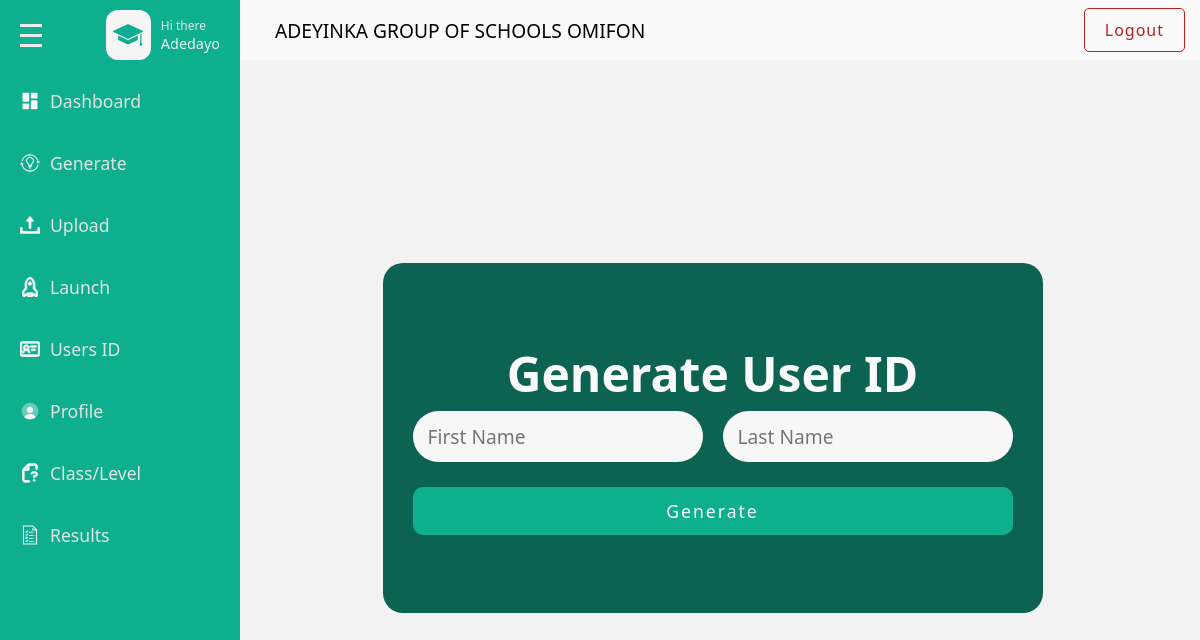
/admins/userid (signed in), run on the app's committed database.
### base/models.py (models this page shows, shortened)
class Userprofile(models.Model):
    user = models.ForeignKey(User, on_delete=models.CASCADE)
    subject = models.ForeignKey(Subject, null=True, blank=True, on_delete=models.SET_NULL)
    number_of_questions = models.IntegerField(null=True, blank=True)

class User(AbstractUser):
    school_name = models.CharField(max_length=500, null=True,blank=True)
    recovery_code = models.CharField(max_length=100, null=True)
    session_id = models.UUIDField(default=None, null=True, blank=True)
    is_online = models.BooleanField(default=False)

class Name_School(models.Model):
    school = models.CharField(max_length=345)

### admins/views.py (the view)
# urls.py: path('userid',views.userid,name= "userid"),
@login_required(login_url='admins:login')
def userid(request):
    error_message = None
    userprofile = get_object_or_404(Userprofile, user=request.user)
    if request.method == "POST":
        username = request.POST.get('username')
        last_name = request.POST.get('last_name')
        if User.objects.filter(username=username).exists():
            messages.error(request, 'This UserID has already been generated before, please try another name.')
            return redirect("admins:userid")
        try:
            with transaction.atomic():
                user, created = User.objects.get_or_create(username=username, last_name=last_name)
                if created:
                    user.set_password(User.objects.make_random_password())
                    user.save()
                unique_id = generate_random_id().upper()
                while UserID.objects.filter(generated_id__iexact=unique_id).exists():
                    unique_id = generate_random_id().upper()
                user_id, created = UserID.objects.get_or_create(user=user)
                user_id.generated_id = unique_id
                user_id.save()
                return redirect('admins:user')
        except IntegrityError:
            error_message = "There was an error creating the user. Please try again."
        except Exception as e:
            error_message = f"An unexpected error occurred: {str(e)}"
    else:
        school_name = get_object_or_404(Name_School)
        context = {
            'school_name': school_name,
            'error_message': error_message,
            'userprofile': userprofile
        }
    return render(request, 'admins/userid.html', context)

### base/templates/admins/userid.html (shortened to what this page needs)
{% load static %}
<!DOCTYPE html>
<html lang="en">
<head>
    <link rel = "stylesheet" href = "{% static 'css/style.css' %}"/>
</head>
<body>
    <div class = "page">
        <div class = "wrapper">
            <div class = "main-sidebar">
                <div class = "menu">
                    <div class= "menu-head flex-between">
                        <div class="hamburger flex-column">
                            <span></span>
                            <span></span>
                            <span></span>
                        </div>
                        <div class = "menu-head-content flex gp-10">
                            <div class = "scholar-icon-div flex-center">
                                <!DOCTYPE svg PUBLIC "-//W3C//DTD SVG 1.1//EN" "http://www.w3.org/Graphics/SVG/1.1/DTD/svg11.dtd">
                            </div>
                            <div class = "text-content-div flex-column">
                                <span class = "sub-text">Hi there</span>
                                <span class = "text">{{userprofile.user.username}}</span>
                            </div>
                        </div>
                    </div>
                    <div class= "menu-content flex-column ">
                        <a href = "{% url 'admins:dashboard' %}" class = "menu-item">
                            <div class="menu-wrapper flex gp-10">
                                <!DOCTYPE svg PUBLIC "-//W3C//DTD SVG 1.1//EN" "http://www.w3.org/Graphics/SVG/1.1/DTD/svg11.dtd">
                                <span>Dashboard</span>
                            </div>
                        </a>
                        <a href = "{% url 'admins:userid' %}" class = "generate menu-item">
                            <div class="menu-wrapper flex gp-10">
                                <!DOCTYPE svg PUBLIC "-//W3C//DTD SVG 1.1//EN" "http://www.w3.org/Graphics/SVG/1.1/DTD/svg11.dtd">
                                <span>Generate</span>
                            </div>
                        </a>
                        <a href = "{% url 'admins:upload' %}" class = "menu-item">
                            <div class="menu-wrapper flex gp-10">
                                <!DOCTYPE svg PUBLIC "-//W3C//DTD SVG 1.1//EN" "http://www.w3.org/Graphics/SVG/1.1/DTD/svg11.dtd">
                                <span>Upload</span>
                            </div>
                        </a>
                        <a href = "" class = "menu-item">
                            <div class="menu-wrapper flex gp-10">
                                <!DOCTYPE svg PUBLIC "-//W3C//DTD SVG 1.1//EN" "http://www.w3.org/Graphics/SVG/1.1/DTD/svg11.dtd">
                                <span>Launch</span>
                            </div>
                        </a>
                        <a href = "{% url 'admins:user' %}" class = "menu-item">
                            <div class="menu-wrapper flex gp-10">
                                <!DOCTYPE svg PUBLIC "-//W3C//DTD SVG 1.1//EN" "http://www.w3.org/Graphics/SVG/1.1/DTD/svg11.dtd">
                                <span>Users ID</span>
                            </div>
                        </a>
                        <a href = "{% url 'admins:profile' %}" class = "menu-item">
                            <div class="menu-wrapper flex gp-10">
                                <!DOCTYPE svg PUBLIC "-//W3C//DTD SVG 1.1//EN" "http://www.w3.org/Graphics/SVG/1.1/DTD/svg11.dtd">
                                <span>Profile</span>
                            </div>
                        </a>
                        <a href = "{% url 'admins:question' %}" class = "menu-item">
                            <div class="menu-wrapper flex gp-10">
                                <!DOCTYPE svg PUBLIC "-//W3C//DTD SVG 1.1//EN" "http://www.w3.org/Graphics/SVG/1.1/DTD/svg11.dtd">
                                <span>Class/Level</span>
                            </div>
                        </a>
                        <a href = "{% url 'admins:result' %}" class = "menu-item">
                            <div class="menu-wrapper flex gp-10">
                                <!DOCTYPE svg PUBLIC "-//W3C//DTD SVG 1.1//EN" "http://www.w3.org/Graphics/SVG/1.1/DTD/svg11.dtd">
                                <span>Results</span>
                            </div>
                        </a>
                                <!DOCTYPE svg PUBLIC "-//W3C//DTD SVG 1.1//EN" "http://www.w3.org/Graphics/SVG/1.1/DTD/svg11.dtd">
                    </div>
                </div>
            </div>
            <div class = "main-content">
                <div class="main-content-header flex-between">
                    <span>{{school_name.school}}</span>
                    <a class = "logout-link" href="{% url 'admins:logout' %}">Logout</a>
                </div>
                <div class = "main-content-items-wrapper user_id-main flex-column">
                    <form class = "user_id-form flex-column" method="post">
                        <h1 class = "user_id-head">Generate User ID</h1>
                        <div class="user_id-name-input-div flex-between">
                            <input required type = "text" placeholder="First Name" name = "username"class = "user_id-input"/>
                            <input required type = "text" placeholder="Last Name" name = "last_name"class = "user_id-input"/>
                        </div>
                        <button class = "user_id-submit-btn" type="submit"><span>Generate</span></button>
                    </form>
                </div>
            </div>
        </div>
    </div>
</body>
</html>

### base/static/css/style.css (style rules this page uses)
* { box-sizing: border-box; }
:root { --page-clr : #9ddcd1; --main-sidebar-clr : hsl(168, 85%, 37%); --main-sb-hv-clr : hsl(168, 77%, 22%); --head-text-clr : hsl(168, 49%, 59%); --q-selected-btn-clr : hsl(166, 78%, 37%); --block-clr : hsl(0, 0%, 98%); --variant-clr : hsl(189, 56%, 34%); --darker-variant-clr : hsl(189.71deg 55.9% 27.77%); --border-rd: 10px; --border-rd-in: 50px; --font-family : system-ui, -apple-system, BlinkMacSystemFont, 'Segoe UI', Roboto, Oxygen, Ubuntu, Cantarell, 'Open Sans', 'Helvetica Neue', sans-serif; }
body { margin: 0; padding: 0; font-family: var(--font-family); }
button, input, select, textarea { border : none; outline : 1px solid transparent; font-family: var(--font-family); }
button { cursor: pointer; }
h1,h2,h3,h4,p { margin :5px 0; }
a { text-decoration: none; color : black; }
svg { width : 20px; height : 20px; }
.flex { display: flex; align-items: center; }
.flex-center { display: flex; align-items: center; justify-content: center; }
.flex-column { display: flex; flex-direction: column; justify-content: center; }
.flex-between { display: flex; justify-content: space-between; }
.gp-10 { gap : 10px; }
.page { background-color: var(--page-clr); min-height : 100vh; }
.wrapper { display : flex; min-height : 100vh; }
.main-sidebar { min-width: 230px; width: 20%; height: 100vh; background-color: var(--main-sidebar-clr); position: sticky; left: 0; top: 0; z-index: 99; padding-top: 10px; }
.main-content { width : 80%; background-color: hsl(0, 0%, 95%); position : relative; }
.menu-head { padding-left : 20px; padding-right : 20px; padding-bottom: 15px; }
.menu-head.flex-between { align-items: center; }
.hamburger { height: 40px; align-items: flex-start; justify-content: center; gap : 7px; }
.hamburger span { width : 22px; height : 3px; background-color : hsl(0, 0%, 92%) }
.scholar-icon-div { width : 45px; height : 50px; border-radius: 12px; background-color: hsl(0, 0%, 96%); }
.scholar-icon-div svg { width : 30px; height : 30px; }
.text-content-div .sub-text { font-size : 1vw; color : hsl(0, 0%, 89%); }
.text-content-div .text { color :hsl(0, 0%, 95%); font-weight : 500; font-size: 1.2vw; }
.menu-content { padding : 10px 0px 15px; height: 490px; overflow-y: auto; }
.menu-content.flex-column { gap : 30px; justify-content: flex-start; }
.menu-item { padding-left : 13px; padding-right : 13px; }
.menu-wrapper { padding : 4px 7px; cursor: pointer; border-radius: 3px; color : hsl(0, 0%, 95%) }
.menu-item span { color : hsl(0, 0%, 89%); font-size : 1.1rem; font-weight: 400; }
.main-content-header { padding: 0px 15px; background-color: var(--block-clr); height: 60px; position: sticky; top: 0; left: 0; z-index : 99; }
.main-content-header.flex-between { align-items: center; }
.main-content-header span { margin-left: 20px; font-size : 1.2rem; font-weight: 500; }
.main-content-items-wrapper { padding-top : 15px; padding-left: 15px; padding-right: 30px; }
.user_id-main { display: flex; height: calc(100vh - 60px); }
.user_id-form { max-width: 660px; width: 90%; height: 350px; background-color: var(--main-sb-hv-clr); border-radius: 20px; padding: 15px 30px 15px 30px; position: relative; margin: auto; }
.user_id-head { color: var(--block-clr); text-align: center; font-size: 3rem; margin-top: 0; }
.user_id-name-input-div.flex-between { gap : 20px; }
.user_id-input { width: 50%; padding: 12px 5px 12px 15px; background-color: hsl(0, 0%, 97%); font-size: 1.2rem; border-radius: 50px; }
.user_id-submit-btn { margin-top : 25px; color : hsl(0, 0%, 98%); background-color: var(--main-sidebar-clr); border-radius: 10px; padding-top : 12px; padding-bottom : 12px; font-size : 1.1rem; letter-spacing: 2px; }
.logout-link { --logout-clr : rgb(185, 31, 31); padding : 10px 20px; border : 1px solid var(--logout-clr); color :var(--logout-clr); border-radius: 5px; letter-spacing: 1px; text-decoration: none; transition : background-color .2s ease, color .2s ease; }

### data on the page
Userprofile: user.username "Adedayo"
Name_School: school "ADEYINKA GROUP OF SCHOOLS OMIFON"
